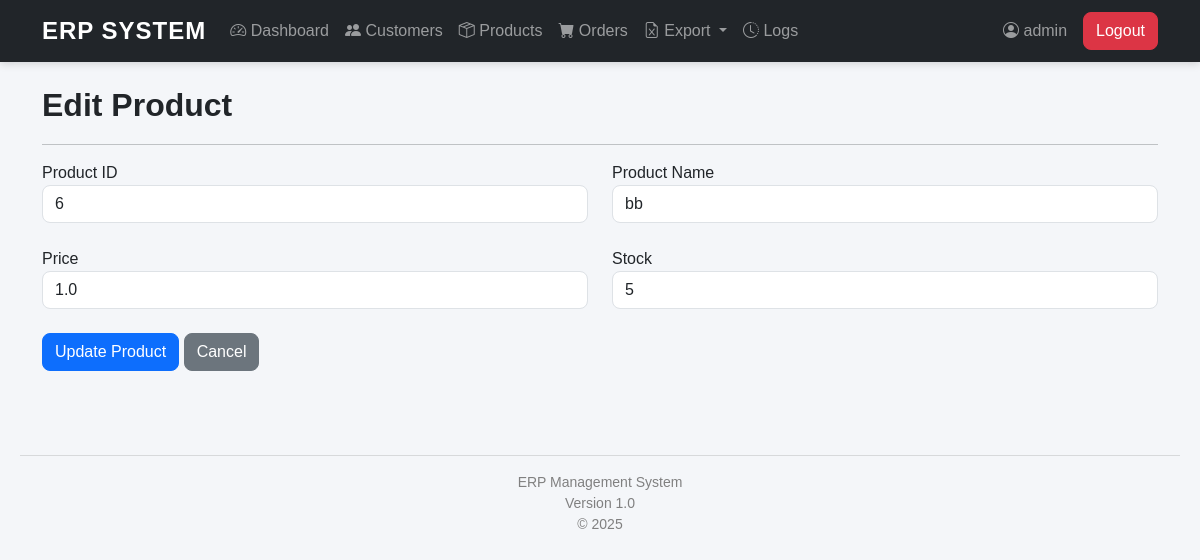
The page /products/edit/6 (signed in) on the database its author committed.
### models/product.py (models this page shows, shortened)
class Product(db.Model):
    __tablename__ = "products"
    product_id = db.Column(
        db.Integer,
        primary_key=True
    )
    name = db.Column(
        db.String(100),
        nullable=False
    )
    price = db.Column(
        db.Float,
        nullable=False
    )
    stock = db.Column(
        db.Integer,
        default=0
    )
    orders = db.relationship(
        "Order",
        backref="product",
        lazy=True,
        cascade="all, delete"
    )

### routes/product_routes.py (the view, shortened to what this page needs)
@product_bp.route(
    "/products/edit/<int:id>",
    methods=["GET", "POST"]
)
def edit_product(id):
    if "username" not in session:
        return redirect(
            url_for("auth.login")
        )
    product = product_service.get_product_by_id(
        id
    )
    return render_template(
        "products/edit_product.html",
        product=product
    )

### repositories/product_repository.py (called while the page is built)
    def get_product_by_id(
            self,
            product_id):
        return Product.query.filter_by(
            product_id=product_id
        ).first()

### services/product_service.py (called while the page is built)
    def get_product_by_id(
            self,
            product_id):
        return self.repository.get_product_by_id(
            product_id
        )

### templates/products/edit_product.html
{% extends "base.html" %}
{% block content %}
<h2>
Edit Product
</h2>
<hr>
<form method="POST">
<div class="row">
<div class="col-md-6">
<label>
Product ID
</label>
<input
type="number"
class="form-control"
value="{{ product.product_id }}"
readonly>
</div>
<div class="col-md-6">
<label>
Product Name
</label>
<input
type="text"
name="name"
value="{{ product.name }}"
class="form-control">
</div>
</div>
<br>
<div class="row">
<div class="col-md-6">
<label>
Price
</label>
<input
type="number"
step="0.01"
name="price"
value="{{ product.price }}"
class="form-control">
</div>
<div class="col-md-6">
<label>
Stock
</label>
<input
type="number"
name="stock"
value="{{ product.stock }}"
class="form-control">
</div>
</div>
<br>
<button
class="btn btn-primary">
Update Product
</button>
<a
href="/products"
class="btn btn-secondary">
Cancel
</a>
</form>
{% endblock %}

### static/css/style.css (style rules this page uses)
body { background-color: #f4f6f9; font-family: Arial, Helvetica, sans-serif; }
.btn { border-radius: 8px; transition: 0.3s; }
.form-control { border-radius: 8px; }
h2 { font-weight: bold; margin-bottom: 20px; }

### rows shown on the page
Product: product_id "6", name "bb", price "1.0", stock "5"

### other values the page prints
{{ session.username }} "admin"
